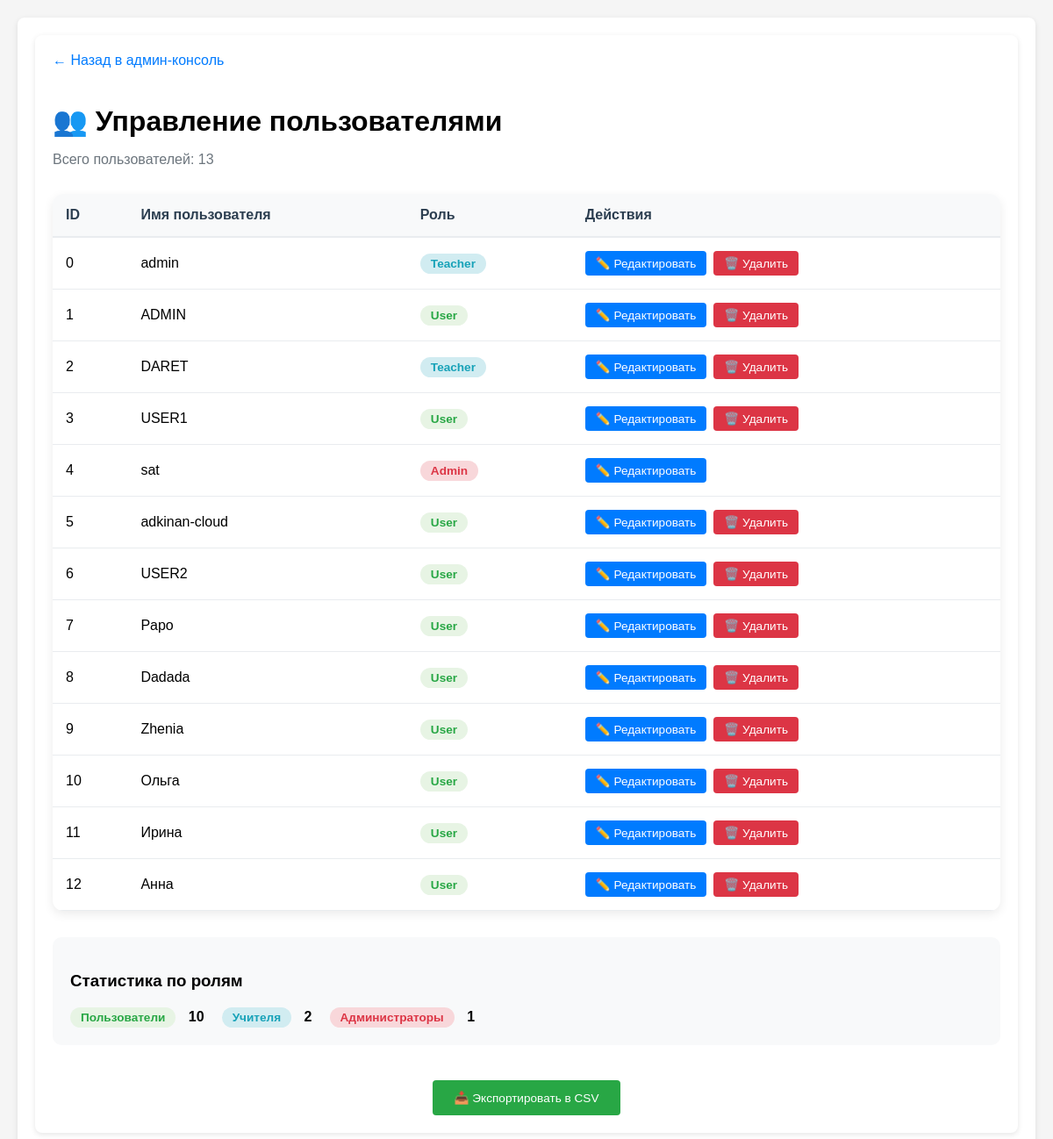
Page /cons/users (signed in) on the earlier database version.
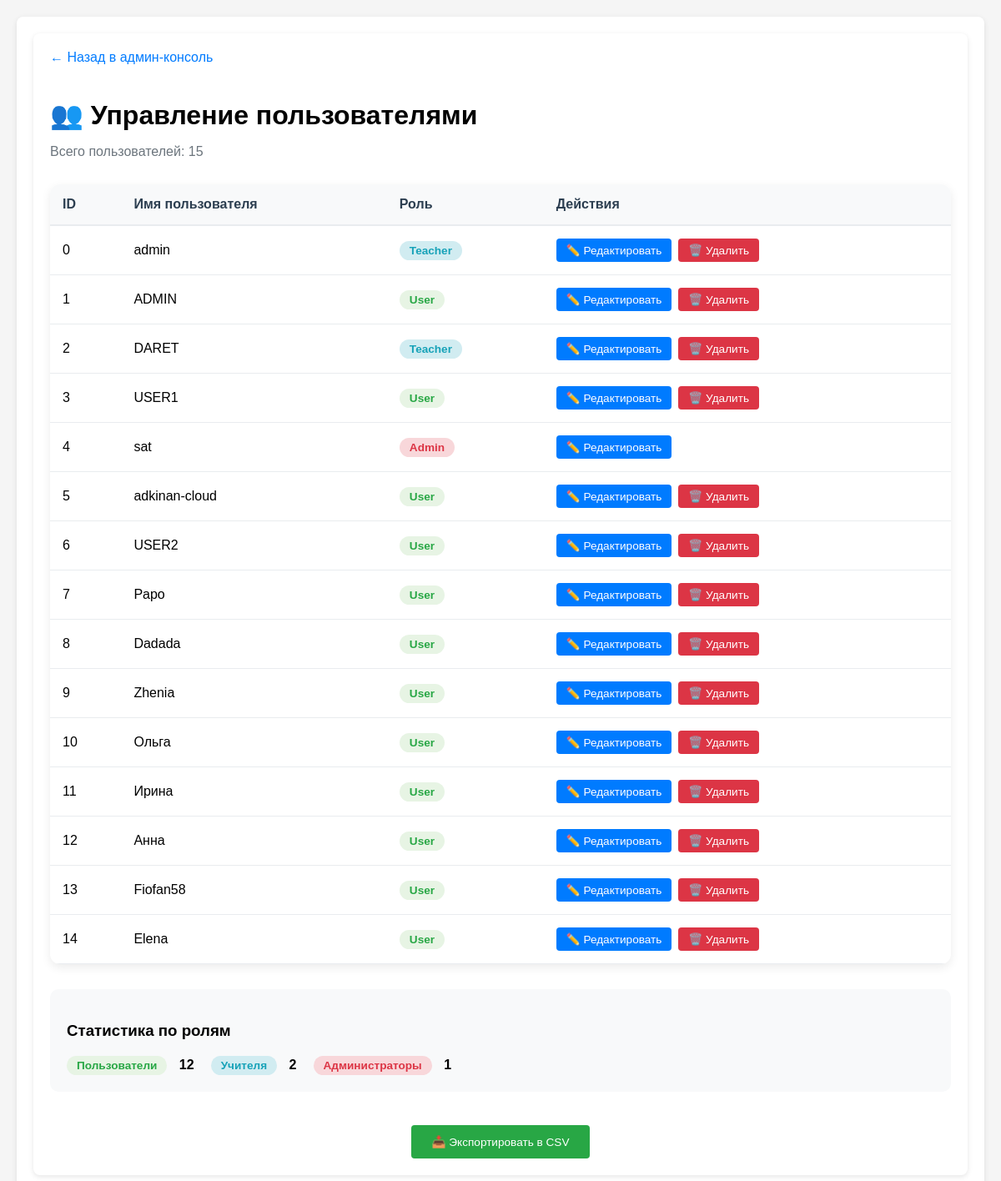
Same page on the later database version.
### app.py (models this page shows, shortened)
class User(db.Model, UserMixin):
    __tablename__ = 'Users'
    id =  db.Column(db.Integer, primary_key=True)
    username = db.Column(db.String(64), unique=True, nullable=False)
    password_hash = db.Column(db.String(64), nullable=False)
    privileges = db.Column(db.Integer, default = 0)
    def __repr__(self):
        return f'<User {self.username}>'
    @property
    def is_admin(self):
        return self.privileges
    @property
    def role_name(self):
        roles = {
            0: 'user',
            1: 'teacher',
            2: 'admin'
        }
        return roles.get(self.privileges, 'unknown')

### app.py (the view)
@app.route('/cons/users')
def console_users():
    if not check_admin():
        return redirect(url_for('ErAuth'))
    users = User.query.order_by(User.id).all()
    return render_template(con + 'console_users.html', users=users)

### app.py (called while the page is built)
@login_manager.user_loader
def load_user(user_id):
    return User.query.get(int(user_id))

def check_admin():
    curent_user = User.query.filter(
        User.username.ilike(
            session.get('curent_user')
        )
    ).first()
    print("DEBUD: curent user-admin is", curent_user)
    print("DEBUG: curent user-admin privileges -", curent_user.is_admin)
    if not curent_user or curent_user.role_name != 'admin':
        return False
    else:
        return True

### templates/console_dir/console_users.html (shortened to what this page needs)
{% extends 'base.html' %}
{% block content %}
<div class="container">
    <div style="margin-bottom: 30px;">
        <a href="{{ url_for('cons') }}" style="text-decoration: none; color: #007bff; display: inline-block; margin-bottom: 20px;">
            ← Назад в админ-консоль
        </a>
        <h1 style="margin-bottom: 10px;">👥 Управление пользователями</h1>
        <p style="color: #6c757d;">Всего пользователей: {{ users|length }}</p>
    </div>
    <div class="users-table">
        <table>
            <thead>
                <tr>
                    <th>ID</th>
                    <th>Имя пользователя</th>
                    <th>Роль</th>
                    <th>Действия</th>
                </tr>
            </thead>
            <tbody>
                {% for user in users %}
                <tr>
                    <td>{{ user.id }}</td>
                    <td>{{ user.username }}</td>
                    <td>
                        <span class="user-role-badge role-{{ user.role_name }}">
                            {{ user.role_name|title }}
                        </span>
                    </td>
                    <td>
                        <div class="action-buttons">
                            <a href="{{ url_for('console_user_edit', user_id=user.id) }}"
                               class="action-btn edit">✏️ Редактировать</a>
                            {% if user.username != session.get('curent_user') %}
                            <form action="{{ url_for('console_user_delete', user_id=user.id) }}"
                                  method="POST"
                                  onsubmit="return confirm('Удалить пользователя {{ user.username }}?');"
                                  style="display: inline;">
                                <button type="submit" class="action-btn delete">🗑️ Удалить</button>
                            </form>
                            {% endif %}
                        </div>
                    </td>
                </tr>
                {% endfor %}
            </tbody>
        </table>
    </div>
    <div style="background: #f8f9fa; padding: 20px; border-radius: 10px; margin-bottom: 30px;">
        <h3>Статистика по ролям</h3>
        <div style="display: flex; gap: 20px; margin-top: 15px;">
            <div>
                <span class="user-role-badge role-user">Пользователи</span>
                <strong style="margin-left: 10px;">{{ users|selectattr('privileges', 'equalto', 0)|list|length }}</strong>
            </div>
            <div>
                <span class="user-role-badge role-teacher">Учителя</span>
                <strong style="margin-left: 10px;">{{ users|selectattr('privileges', 'equalto', 1)|list|length }}</strong>
            </div>
            <div>
                <span class="user-role-badge role-admin">Администраторы</span>
                <strong style="margin-left: 10px;">{{ users|selectattr('privileges', 'equalto', 2)|list|length }}</strong>
            </div>
        </div>
    </div>
    <div style="text-align: center; margin-top: 40px;">
        <a href="{{ url_for('export_users_csv') }}" class="action-btn" style="background: #28a745; color: white; padding: 12px 25px;">
            📥 Экспортировать в CSV
        </a>
    </div>
</div>
{% endblock %}
{% set show_footer = False %}

### templates/base.html (shortened to what this page needs)
<!doctype html>
<html lang="ru">
<head>
{% block header %}
<link rel="stylesheet" href="{{ url_for('static', filename='style.css') }}">
{% endblock  %}
</head>
<body>
<div class="container">
  {% block content %}{% endblock %}
</div>
</body>
</html>

### static/style.css (style rules this page uses)
body { font-family: Arial, sans-serif; margin: 0; padding: 20px; background: #f5f5f5; }
.container { max-width: 1300px; margin: auto; background: white; padding: 20px; border-radius: 8px; box-shadow: 0 2px 6px rgba(0,0,0,.1); }
button, .btn { padding: 10px 20px; background: #007bff; color: white; border: none; border-radius: 4px; cursor: pointer; font-size: 1rem; }

### templates/console_dir/console_users.html (style rules this page uses)
.users-table { background: white; border-radius: 12px; overflow: hidden; box-shadow: 0 4px 12px rgba(0,0,0,0.08); margin-bottom: 30px; }
.users-table table { width: 100%; border-collapse: collapse; }
.users-table th { background: #f8f9fa; padding: 15px; text-align: left; font-weight: 600; color: #2c3e50; border-bottom: 2px solid #e9ecef; }
.users-table td { padding: 15px; border-bottom: 1px solid #e9ecef; }
.user-role-badge { display: inline-block; padding: 4px 12px; border-radius: 20px; font-size: 0.85rem; font-weight: 600; }
.role-user { background: #e7f4e4; color: #28a745; }
.role-teacher { background: #d1ecf1; color: #17a2b8; }
.role-admin { background: #f8d7da; color: #dc3545; }
.action-buttons { display: flex; gap: 8px; }
.action-btn { padding: 6px 12px; border: none; border-radius: 4px; font-size: 0.85rem; cursor: pointer; text-decoration: none; display: inline-block; }
.action-btn.edit { background: #007bff; color: white; }
.action-btn.delete { background: #dc3545; color: white; }

Differences in the rows shown:
added User: id "13", username "Fiofan58", role_name "User"
added User: id "14", username "Elena", role_name "User"
Other differences:
{{ users|length }}: "13" → "15"
{{ users|selectattr('privileges', 'equalto', 0)|list|length }}: "10" → "12"
